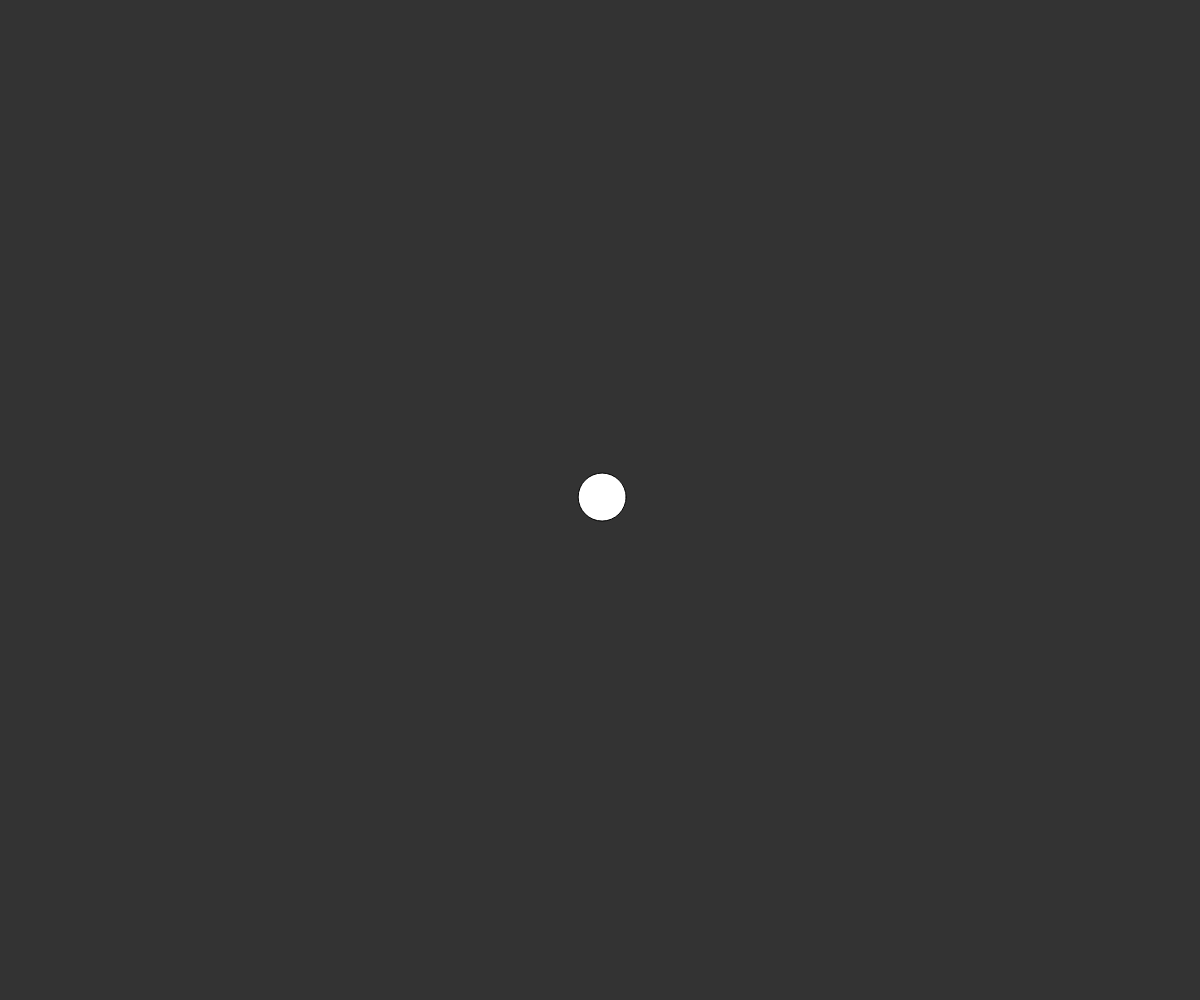
Frame 1 (no input)
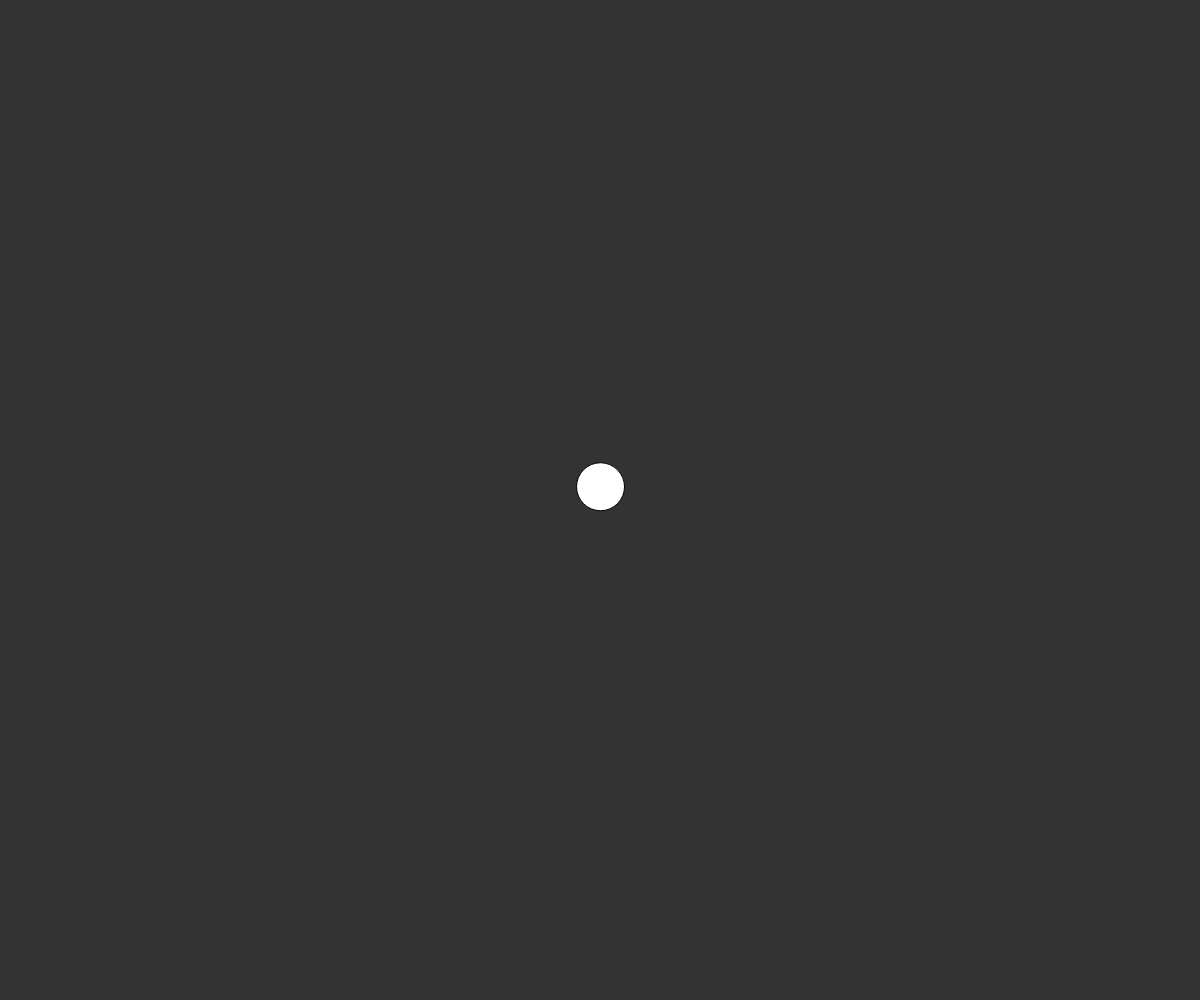
Frame 60 (no input)
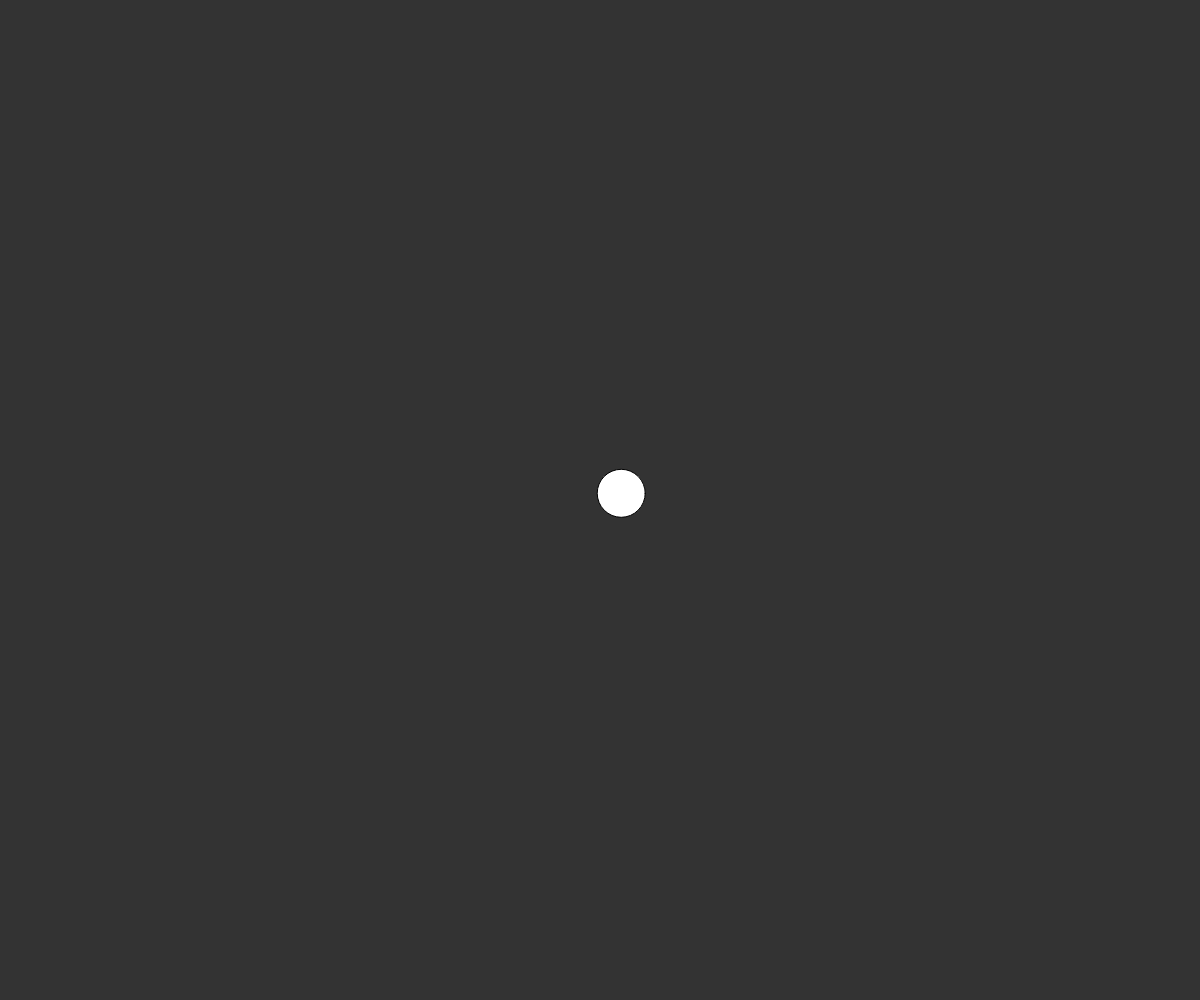
Frame 120 (the mouse pressed at the canvas centre since frame 60)

The p5.js sketch that drew these frames (run headless with seeded random() and noise() and a simulated clock; from frame 60 on, the mouse is pressed at the canvas centre):

// p5.js sketch
// ── sketch.js
var walker;

function setup(){
    createCanvas(window.innerWidth, window.innerHeight);
    walker = new Walker;
}

function draw(){
    background(51);
    walker.update();
    walker.display();
}

function Walker() {
    this.pos = createVector(width/2, height/2);
    
    this.update = function(){
        var vel = createVector(random(-5,5),random(-5,5));
        this.pos.add(vel);
    }

    this.display = function(){
        fill(255);
        ellipse(this.pos.x, this.pos.y, 48, 48);
    }

}
